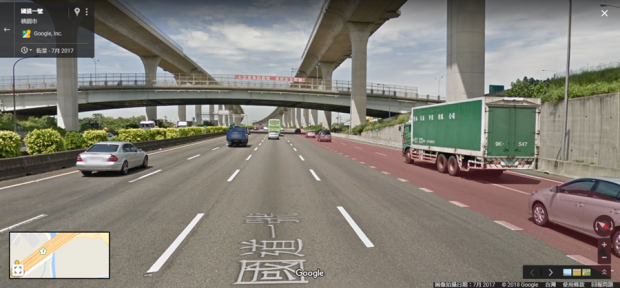
#> input picture opencv/img/7.jpg, 620 x 288 px
$ python 'Homework1_109590043_柯瑞霖.py'
#> lines starting #> are read from the running program, lines starting #| are printed output that depends on the picture; after the words box and inside, x2 and y2 are one past the last pixel; in counts of white or black regions, pixels touching at a corner belong together
import cv2
import numpy as np


kernel = np.ones((3, 3), np.uint8)

img = cv2.imread("./img/7.jpg")
#> img is the input picture: shape (288, 620, 3); mean B, G, R 119.2, 127.8, 131.6

img = cv2.resize(img, (0,0), fx = 1.2, fy = 1.2)
#> img: shape (346, 744, 3)

img2 = np.copy(img)

gray = cv2.cvtColor(img, cv2.COLOR_BGR2GRAY)
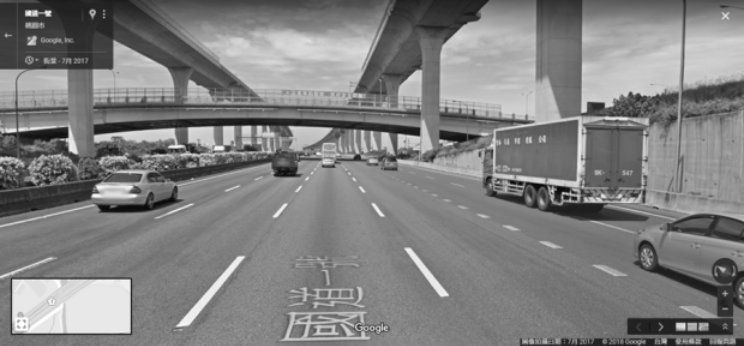
#> gray: shape (346, 744); min 7, max 255, mean 127.8

eq = cv2.equalizeHist(gray)
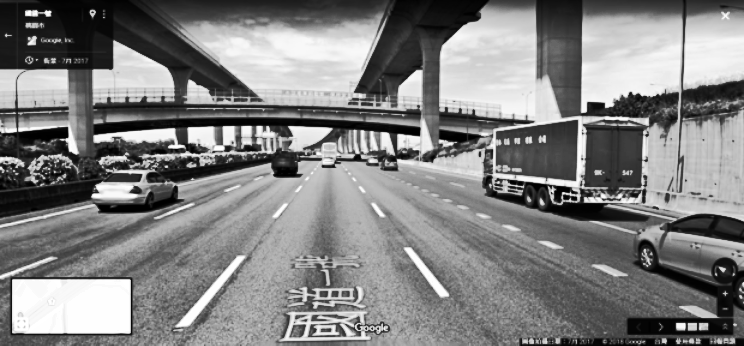
#> eq: shape (346, 744); min 0, max 255, mean 128.5

blur = cv2.GaussianBlur(eq, (3, 3), 0)

ret, img_out = cv2.threshold(blur, 187, 255, cv2.THRESH_BINARY)
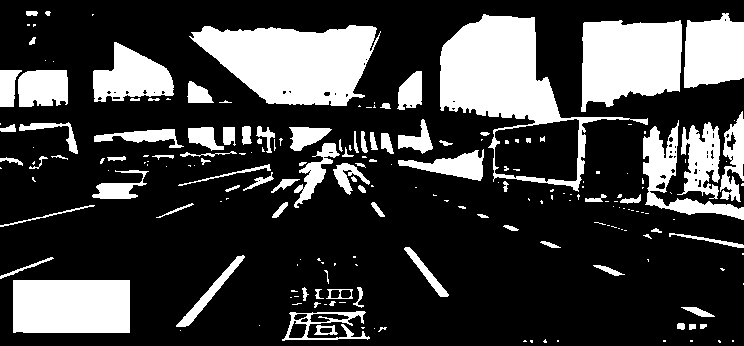
#> img_out: shape (346, 744); 25% white; 204 white regions (115 under 20 px), largest, box (x1, y1, x2, y2) and area: (440, 14, 648, 192) 10870, (189, 25, 381, 106) 10466, (581, 20, 682, 112) 7401

out1 = cv2.morphologyEx(img_out, cv2.MORPH_OPEN, kernel, iterations = 1)
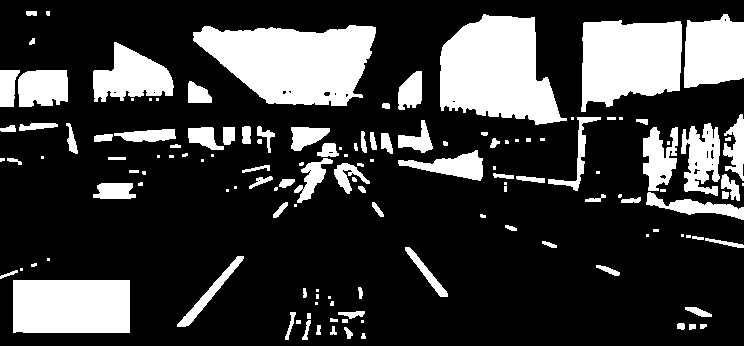
#> out1: shape (346, 744); 23.7% white; 137 white regions (47 under 20 px), largest, box (x1, y1, x2, y2) and area: (193, 25, 376, 106) 10394, (440, 14, 567, 125) 9606, (581, 20, 682, 112) 7392

#out2 = cv2.morphologyEx(out1, cv2.MORPH_CLOSE, kernel, iterations = 1)

canny = cv2.Canny(out1, 150, 200)
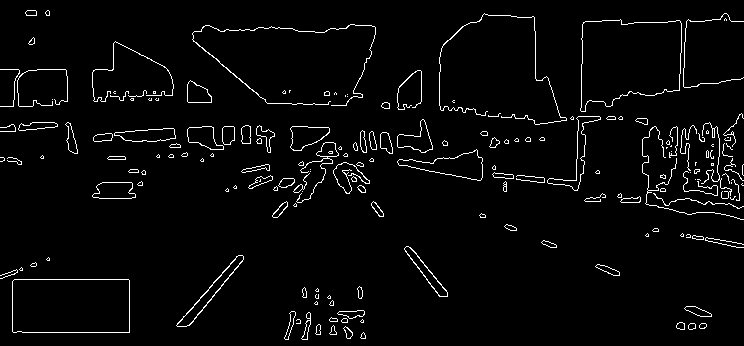
#> canny: shape (346, 744); 3.3% white in thin lines or dots

sp = img.shape
#> sp = (346, 744, 3)

roi = canny[int(sp[0]*0.5):sp[0], 0:sp[1]]
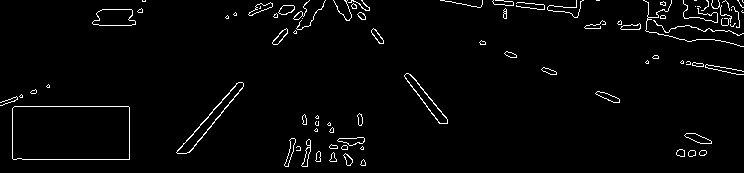
#> roi: shape (173, 744); 2.5% white in thin lines or dots
# =============================================================================
# lines = cv2.HoughLinesP(img_out,1 , np.pi/180, 10, 50, 4)
# =============================================================================

minLineLength = int(sp[0] // 8)
#> minLineLength = 43
lines = cv2.HoughLinesP(roi,0.5, np.pi/180, 20, minLineLength, maxLineGap=20)
#> lines = 89 rows, first 6: [14, 106, 128, 106], [13, 159, 129, 159], [708, 4, 740, 4], [648, 9, 734, 9], [178, 150, 238, 82], [516, 6, 520, 6]

print(sp[0], sp[1])
#| 346 744

for i in range(len(lines)):
    for x1, y1, x2, y2 in lines[i]:
        if (abs((x2 - x1) / (y2 - y1)) > 3.5):
            continue
        cv2.line(img2, (x1, y1+int(sp[0]*0.5)), (x2, y2+int(sp[0]*0.5)), (0, 255, 0), 3)
#> this loop made 89 passes
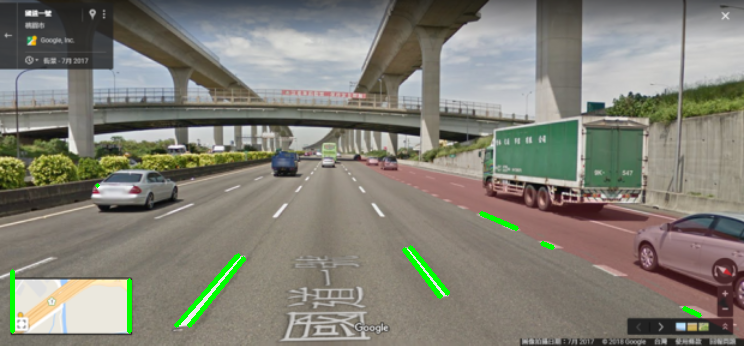
#> img2: shape (346, 744, 3); mean B, G, R 117.5, 128.5, 129.8

#cv2.line(img, (0, 0), (200, 200), (0, 255, 0), 3)

# =============================================================================
cv2.imshow('img',img)
cv2.imshow('img2',img2)
cv2.imshow('gray',gray)
cv2.imshow('eq',eq)
cv2.imshow('blur',blur)
cv2.imshow('imgO',img_out)
cv2.imshow('imgO1',out1)
cv2.imshow('canny',canny)
cv2.imshow('roi', roi)
#cv2.imshow('out2', out2)
print(len(lines))
#| 89
cv2.waitKey(0)

$ run again, with opencv/img/1.jpg copied over opencv/img/7.jpg
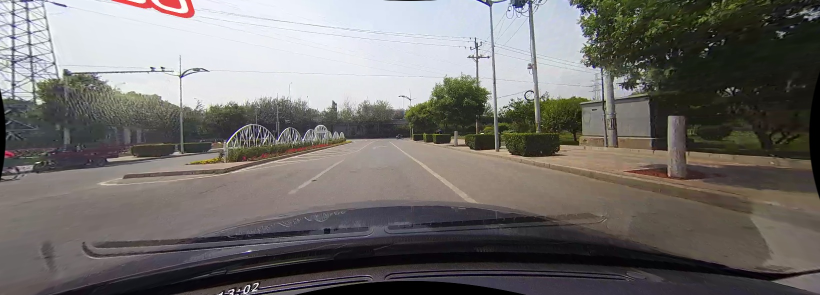
#> input picture opencv/img/1.jpg, 1640 x 590 px (shown at 1/2 size)
#> img is the input picture: shape (590, 1640, 3); mean B, G, R 108.8, 111.3, 114.6
#> img: shape (708, 1968, 3)
#> `ret, img_out = cv2.threshold(blur, 187, 255, cv2.THRESH_BINARY)`:
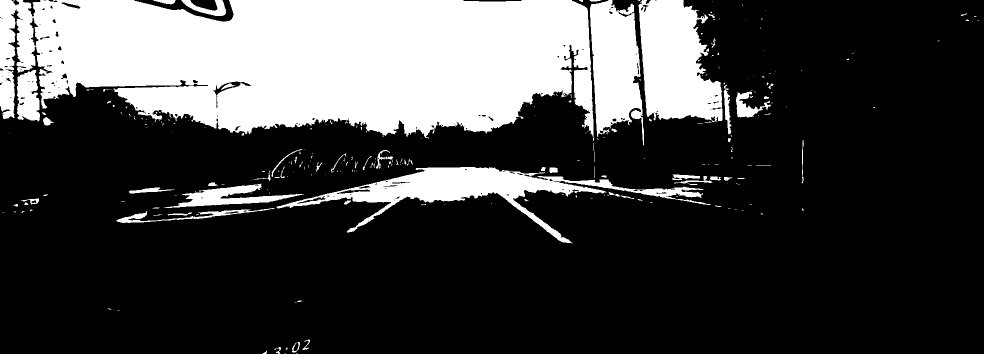
#> img_out: shape (708, 1968) (shown at 1/2 size); 25.7% white; 280 white regions (206 under 20 px), largest, box (x1, y1, x2, y2) and area: (0, 0, 1188, 282) 259816, (1277, 0, 1445, 244) 29586, (553, 334, 1422, 487) 27799
#> out1: shape (708, 1968); 25.4% white; 117 white regions (55 under 20 px), largest, box (x1, y1, x2, y2) and area: (66, 0, 1187, 274) 248785, (1277, 0, 1445, 243) 29296, (554, 334, 1402, 486) 27144
#> canny: shape (708, 1968); 1.1% white in thin lines or dots
#> roi: shape (354, 1968); 0.74% white in thin lines or dots, all inside (x1, y1, x2, y2) = (29, 0, 1459, 354)
#> lines = 171 rows, first 6: [380, 31, 390, 31], [669, 29, 686, 29], [340, 60, 540, 49], [1106, 31, 1153, 31], [941, 37, 964, 37], [717, 28, 739, 28]
#| 708 1968
#> after the loop `for i in range(len(lines)):`:
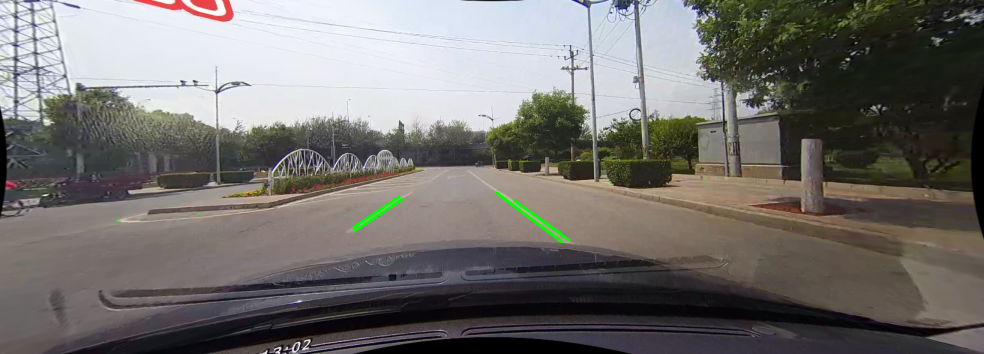
#> img2: shape (708, 1968, 3) (shown at 1/2 size); mean B, G, R 108.4, 111.4, 114.2
#| 171

$ run again, with opencv/img/2.jpg copied over opencv/img/7.jpg
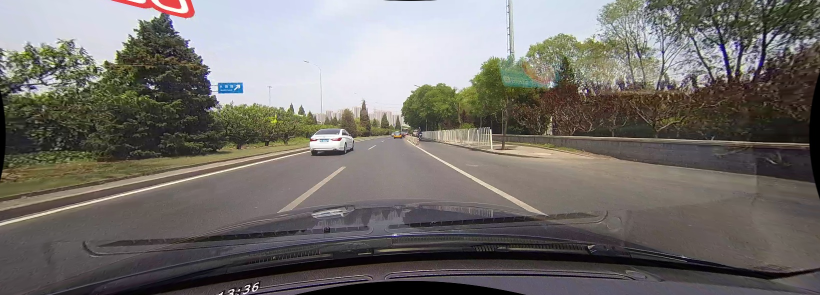
#> input picture opencv/img/2.jpg, 1640 x 590 px (shown at 1/2 size)
#> img is the input picture: shape (590, 1640, 3); mean B, G, R 108.2, 112, 115.7
#> img: shape (708, 1968, 3)
#> `ret, img_out = cv2.threshold(blur, 187, 255, cv2.THRESH_BINARY)`:
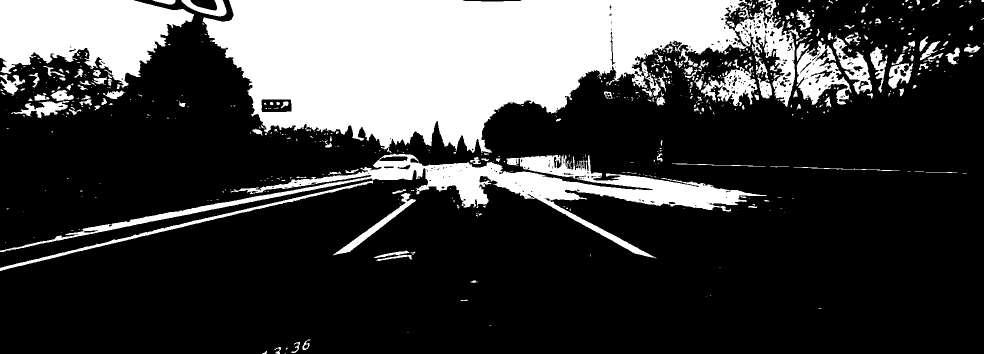
#> img_out: shape (708, 1968) (shown at 1/2 size); 25.3% white; 641 white regions (453 under 20 px), largest, box (x1, y1, x2, y2) and area: (405, 0, 1590, 306) 217637, (0, 307, 1534, 517) 46537, (0, 0, 388, 177) 42486
#> out1: shape (708, 1968); 24.7% white; 322 white regions (131 under 20 px), largest, box (x1, y1, x2, y2) and area: (406, 0, 1590, 305) 215905, (13, 308, 1519, 515) 45206, (0, 0, 388, 174) 42269
#> canny: shape (708, 1968); 1.8% white in thin lines or dots
#> roi: shape (354, 1968); 1.1% white in thin lines or dots, all inside (x1, y1, x2, y2) = (0, 0, 1535, 354)
#> lines = 142 rows, first 6: [372, 97, 745, 10], [266, 116, 708, 14], [248, 99, 740, 3], [319, 73, 341, 69], [385, 61, 731, 0], [258, 124, 472, 74]
#| 708 1968
#> the loop `for i in range(len(lines)):` made 142 passes
#> after the loop `for i in range(len(lines)):`:
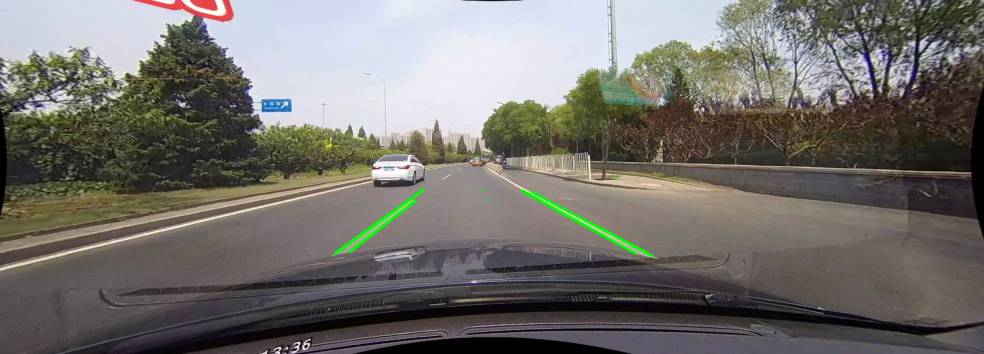
#> img2: shape (708, 1968, 3) (shown at 1/2 size); mean B, G, R 107.5, 112.3, 115
#| 142
